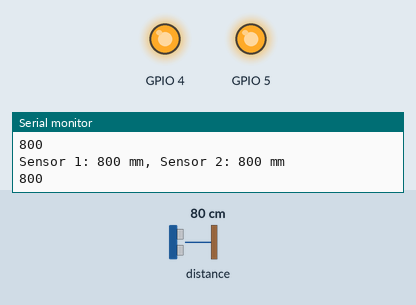
Simulated run of this sketch. Board: ESP32. Shown: output pins drawn as LEDs (lit = HIGH), the last lines printed to the serial monitor. Dashed ring = blinking. The test bench sets the inputs (shaded band); at power-on: distance to the obstacle 80 cm.

Above: at 1.2 s.
1.3 s: distance to the obstacle set to 96 cm
3.2 s: distance to the obstacle set to 102 cm
At 5.5 s:
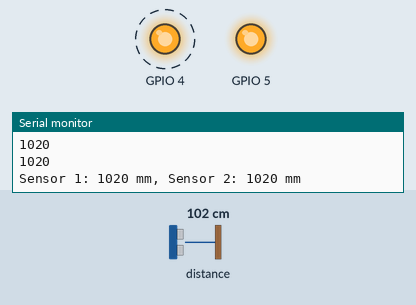
8.1 s: distance to the obstacle set to 120 cm
Timing chart, 0 to 12.1 s (numbered marks = the images above; inputs shaded):
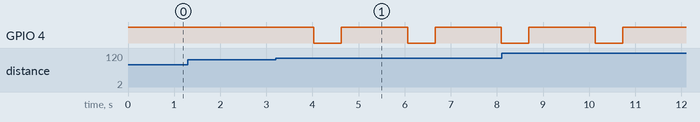

The sketch:

Single_tof_Pololu.ino
```cpp
#include <Wire.h>
#include <VL53L0X.h>

// Define sensor objects
VL53L0X sensor1;
VL53L0X sensor2;

// Define sensor reset pins
#define SENSOR1_SDA 21
#define SENSOR1_SCL 22
#define SENSOR1_RESET 4

#define SENSOR2_SDA 18
#define SENSOR2_SCL 19
#define SENSOR2_RESET 5

void initSensor(VL53L0X &sensor, uint8_t sdaPin, uint8_t sclPin, uint8_t resetPin) {
    pinMode(resetPin, OUTPUT);
    digitalWrite(resetPin, HIGH);  // Keep high to enable sensor

    Wire.begin(sdaPin, sclPin);
    sensor.setTimeout(500);

    if (!sensor.init()) {
        Serial.println("Failed to detect and initialize sensor!");
        while (1);
    }

    sensor.setMeasurementTimingBudget(20000);  // Adjust timing budget
    sensor.startContinuous();
}

void resetSensor(VL53L0X &sensor, uint8_t resetPin) {
    Serial.println("Resetting Sensor...");
    sensor.stopContinuous();
    Wire.endTransmission();

    digitalWrite(resetPin, LOW);
    delay(600);
    digitalWrite(resetPin, HIGH);
    delay(600);

    if (!sensor.init()) {
        Serial.println("Sensor failed to restart!");
        ESP.restart();
    }
    sensor.setMeasurementTimingBudget(20000);
    sensor.startContinuous();
}

void readSensor(VL53L0X &sensor, uint8_t resetPin, uint16_t *data) {
    static uint8_t errorCounter = 0;

    *data = sensor.readRangeContinuousMillimeters();

    if (*data >= 1000) {
        errorCounter++;
        if (errorCounter == 10) {
            resetSensor(sensor, resetPin);
            errorCounter = 0;
        }
    } else {
        errorCounter = 0;
    }

    Serial.println(*data);
}

void setup() {
    Serial.begin(115200);

    // Initialize both sensors
    initSensor(sensor1, SENSOR1_SDA, SENSOR1_SCL, SENSOR1_RESET);
    initSensor(sensor2, SENSOR2_SDA, SENSOR2_SCL, SENSOR2_RESET);
}

void loop() {
    uint16_t sensor1Data, sensor2Data;

    readSensor(sensor1, SENSOR1_RESET, &sensor1Data);
    readSensor(sensor2, SENSOR2_RESET, &sensor2Data);

    Serial.print("Sensor 1: ");
    Serial.print(sensor1Data);
    Serial.print(" mm, Sensor 2: ");
    Serial.print(sensor2Data);
    Serial.println(" mm");

    delay(100);
}


/*
#include <Wire.h>
#include <VL53L0X.h>

#define SDA_PIN 21      // I2C SDA
#define SCL_PIN 22      // I2C SCL
#define RESET_PIN 18    // XSHUT pin for resetting sensor
#define SENSOR_TIMEOUT 1000 // Timeout to detect sensor failure (ms)

VL53L0X sensor;
unsigned long lastValidRead = 0; // Stores last successful read time

// Function to initialize the sensor
void initSensor() {
    pinMode(RESET_PIN, OUTPUT);
    digitalWrite(RESET_PIN, HIGH);  // Keep sensor active

    Wire.begin(SDA_PIN, SCL_PIN); // Start I2C communication

    if (!sensor.init()) {
        Serial.println("VL53L0X not detected! Resetting...");
        resetSensor();
    }
    sensor.setTimeout(500);
    sensor.startContinuous();
}

// Function to reset sensor using XSHUT
void resetSensor() {
    Serial.println("Resetting VL53L0X...");
    sensor.stopContinuous();
    Wire.end(); // Close I2C
    digitalWrite(RESET_PIN, LOW);  // Power down sensor
    delay(500);                    // Wait before re-enabling
    digitalWrite(RESET_PIN, HIGH); // Power up sensor
    delay(500);                    // Allow time to start up
    Wire.begin(SDA_PIN, SCL_PIN);  // Restart I2C
    if (!sensor.init()) {
        Serial.println("Sensor failed after reset! Restarting ESP...");
        ESP.restart();  // Restart ESP if sensor fails
    }
    sensor.setTimeout(500);
    sensor.startContinuous();
}

// Function to read sensor and handle errors
uint16_t getSensorData() {
    uint16_t distance = sensor.readRangeContinuousMillimeters();

    if (sensor.timeoutOccurred() || distance > 1000) {
        Serial.println("Sensor error detected! Attempting reset...");
        resetSensor();
    } else {
        lastValidRead = millis(); // Update last successful read time
    }

    return distance;
}

void setup() {
    Serial.begin(115200);
    initSensor();
}

void loop() {
    uint16_t distance = getSensorData();
    Serial.print("Distance: ");
    Serial.print(distance);
    Serial.println(" mm");

    delay(100); // Read every 100ms
}
*/
```

Measured:
- the behaviour switches between 99 and 100 cm on distance to the obstacle (found by bisection; images 0 and 1)
- after the input at 3.2 s, GPIO 4: alternates HIGH for 1.4 s and LOW for 0.60 s, starting after 0.83 s
